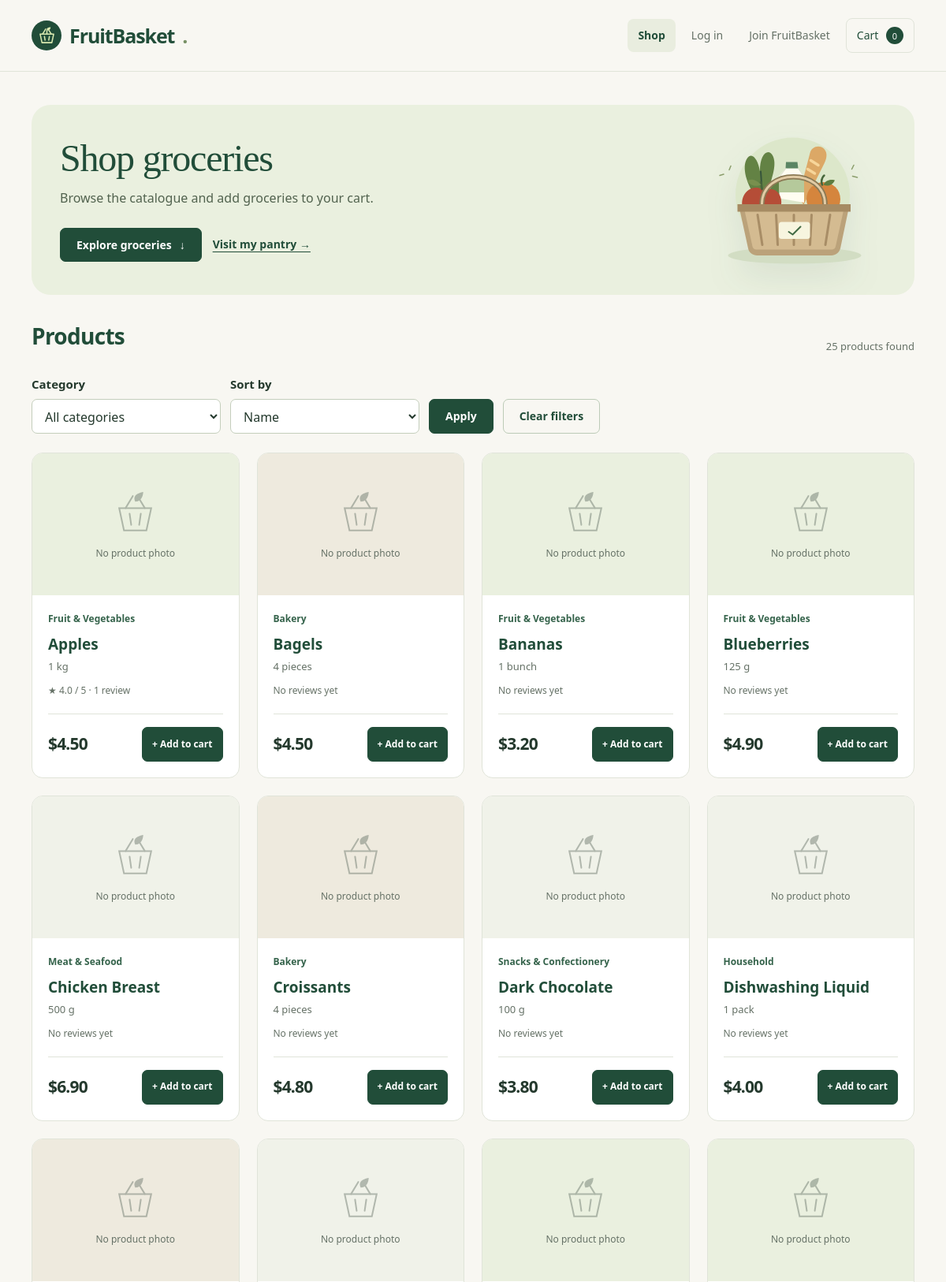
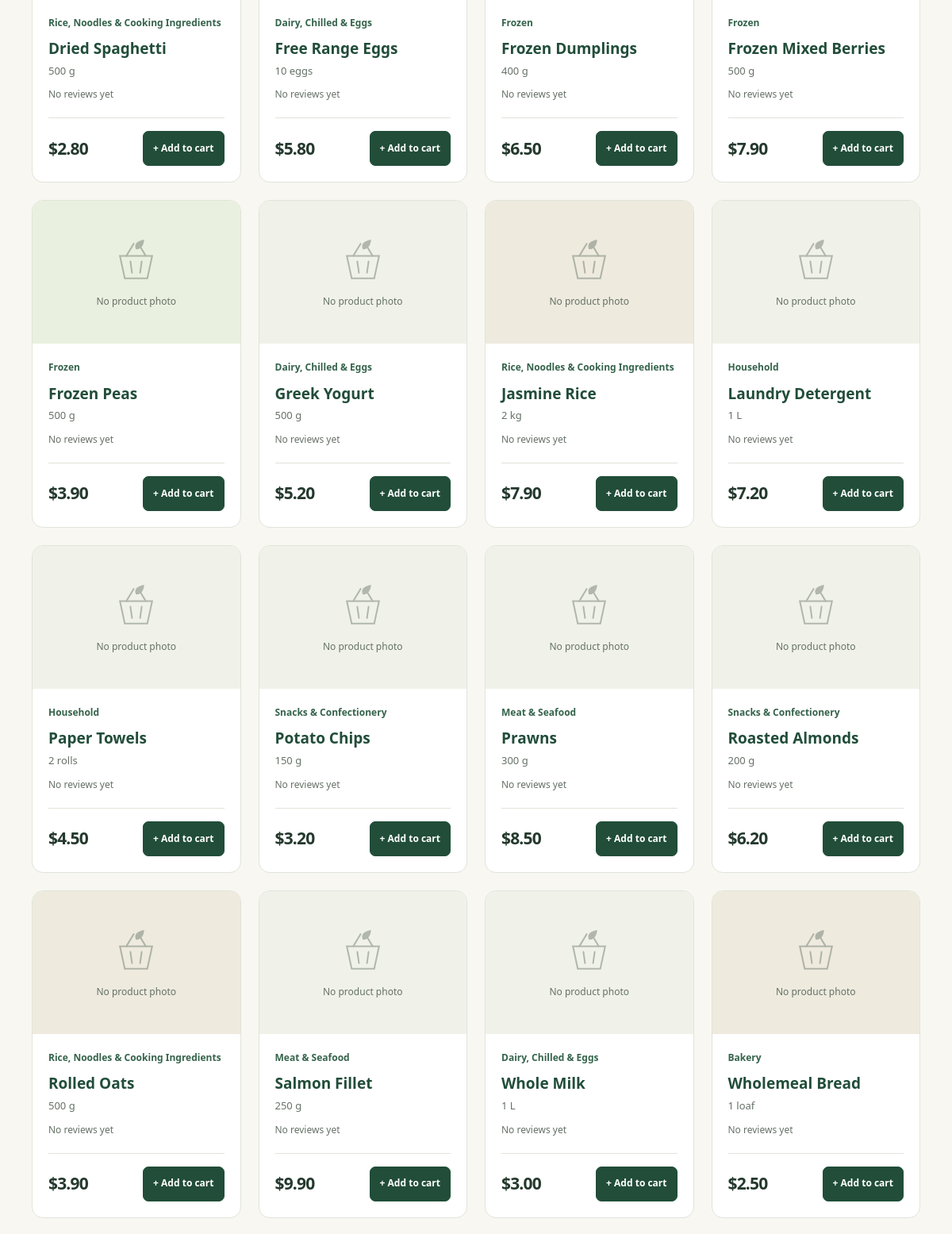
/store/ (upper part), run on the app's committed database (2 pictures, top to bottom).
### adminpanel/models.py (models this page shows, shortened)
class Product(models.Model):
    CATEGORY = [
        ('dairy', 'Dairy, Chilled & Eggs'),
        ('fruit', 'Fruit & Vegetables'),
        ('meat', 'Meat & Seafood'),
        ('bakery', 'Bakery'),
        ('rice', 'Rice, Noodles & Cooking Ingredients'),
        ('snacks', 'Snacks & Confectionery'),
        ('frozen', 'Frozen'),
        ('household', 'Household')
    ]
    Pid = models.CharField(max_length=5, primary_key=True)
    Pname = models.CharField(max_length=200)
    Pcategory = models.CharField(max_length=20, choices=CATEGORY)
    Psize = models.CharField(max_length=30)
    Pprice = models.FloatField()
    Plowstock = models.IntegerField(validators=[MinValueValidator(0)])
    Ptargetstock = models.PositiveIntegerField(null=True, blank=True, verbose_name='Target stock level')
    Pbulkquantity = models.PositiveIntegerField(null=True, blank=True, validators=[MinValueValidator(2)], verbose_name='Bulk quantity threshold')
    Pbulkprice = models.FloatField(null=True, blank=True, verbose_name='Bulk unit price')
    Pactive = models.BooleanField(default=True)
    Pimage = models.ImageField(upload_to='products/', blank=True, null=True)
    Pexpirydays = models.PositiveIntegerField(default=0)
    class Meta:
        constraints = [
            models.CheckConstraint(
                check=models.Q(Pprice__gt=0),
                name='Pprice_greater_than_zero'
            ),
            models.CheckConstraint(
                check=models.Q(Plowstock__gte=0),
                name='Plowstock_not_negative'
            ),
            models.CheckConstraint(condition=models.Q(Ptargetstock__isnull=True) | models.Q(Ptargetstock__gte=models.F('Plowstock')), name='product_target_at_least_low'),
            models.CheckConstraint(condition=(models.Q(Pbulkquantity__isnull=True, Pbulkprice__isnull=True) | models.Q(Pbulkquantity__isnull=False, Pbulkprice__isnull=False, Pbulkquantity__gte=2, Pbulkprice__gt=0, Pbulkprice__lte=models.F('Pprice'))), name='product_bulk_settings_valid')
        ]

### store/views.py (the view)
# urls.py: path('', views.index, name='adminpanel_index'),
def index(request):
    remove_expiring_stock()
    products = Product.objects.filter(Pactive=True).annotate(
        rating=Avg('product_items__Irating'),
        reviews=Count('product_items__Irating')
    )
    category = request.GET.get('category', '')
    if category not in dict(Product.CATEGORY):
        category = ''
    if category:
        products = products.filter(Pcategory=category)
    sort = request.GET.get('sort', 'name')
    sort_options = {
        'name': ('Pname', 'Pid'),
        'price_asc': ('Pprice', 'Pname', 'Pid'),
        'price_desc': ('-Pprice', 'Pname', 'Pid'),
    }
    if sort not in sort_options:
        sort = 'name'
    products = products.order_by(*sort_options[sort])
    return render(request, 'store/index.html', {
        'products': products,
        'categories': Product.CATEGORY,
        'selected_category': category,
        'selected_sort': sort,
    })

### adminpanel/views.py (called while the page is built)
def remove_expiring_stock():
    today = timezone.localdate()
    removed = 0
    for product in Product.objects.all():
        cutoff = today + timedelta(days=product.Pexpirydays)
        removed += Item.objects.filter(Iproduct=product, Istatus='available', Iexpiry__lt=cutoff).update(
            Istatus='expired',
            Ifinished=today
        )
    return removed

### store/templates/store/index.html (shortened to what this page needs)
{% extends 'store/store_base.html' %}
{% block page_class %}fb-store-page fb-shop-page{% endblock %}
{% block content %}
    <section class="fb-hero">
        <div>
            <h1>Shop groceries</h1>
            <p>Browse the catalogue and add groceries to your cart.</p>
            <div class="fb-actions">
                <a class="fb-button" href="#groceries">Explore groceries <span aria-hidden="true">&darr;</span>
                </a>
                <a class="fb-text-link" href="/store/pantry">Visit my pantry &rarr;</a>
            </div>
        </div>
        {% include 'grocery_art.html' %}
    </section>
    <section id="groceries">
        <div class="fb-section-heading">
            <div>
                <h2>Products</h2>
            </div>
            <span class="fb-help">{{ products|length }} product{{ products|length|pluralize }} found</span>
        </div>
        <form class="fb-shop-filters" method="get" action="{% url 'store_index' %}#groceries">
            <div class="fb-field">
                <label for="category">Category</label>
                <select id="category" name="category">
                    <option value="">All categories</option>
                </select>
            </div>
            <div class="fb-field">
                <label for="sort">Sort by</label>
                <select id="sort" name="sort">
                    <option value="name" {% if selected_sort == 'name' %}selected{% endif %}>Name</option>
                </select>
            </div>
            <div class="fb-shop-filter-actions">
                <button type="submit">Apply</button>
                <a class="fb-button secondary" href="{% url 'store_index' %}#groceries">Clear filters</a>
            </div>
        </form>
        <div class="fb-product-grid">
            {% for product in products %}
                <article class="fb-product fb-product-{{ product.Pcategory }}">
                    <div class="fb-product-image">
                        {% if product.Pimage %}
                            <img src="{{ product.Pimage.url }}" alt="{{ product.Pname }}" loading="lazy">
                        {% else %}
                            <div class="fb-placeholder">
                                No product photo</div>
                        {% endif %}
                    </div>
                    <div class="fb-product-info">
                        <p class="fb-eyebrow">{{ product.get_Pcategory_display }}</p>
                        <h3>{{ product.Pname }}</h3>
                        <p class="fb-product-size">{{ product.Psize }}</p>
                        <p class="fb-rating">
                            {% if product.reviews > 0 %}
                                <span aria-hidden="true">&#9733;</span> {{ product.rating|floatformat:1 }} / 5 &middot; {{ product.reviews }} review{{ product.reviews|pluralize }}{% else %}No reviews yet{% endif %}
                        </p>
                        <div class="fb-product-bottom">
                            <span class="fb-price">${{ product.Pprice|floatformat:2 }}</span>
                            <form action="/store/cart/{{ product.Pid }}" method="post">
                                <button type="submit" aria-label="Add {{ product.Pname }} to cart">+ Add to cart</button>
                            </form>
                        </div>
                    </div>
                </article>
            {% empty %}
                <div class="fb-empty">
                    <h3>No products found</h3>
                    <p>Try another category or clear your filters to see all products.</p>
                </div>
            {% endfor %}
        </div>
    </section>
{% endblock %}

### store/templates/store/store_base.html (shortened to what this page needs)
{% load static %}
<!doctype html>
<html lang="en">
    <head>
        <link rel="stylesheet" href="{% static 'css/bootstrap.min.css' %}">
        <link rel="stylesheet" href="{% static 'css/fruitbasket.css' %}">
    </head>
    <body class="fb-app {% block page_class %}{% endblock %}">
        <header class="fb-header">
            <div class="fb-shell fb-header-inner">
                {% include 'store/store_header.html' %}
                <nav aria-label="Main navigation">
                    {% include 'store/store_navigation.html' %}
                </nav>
            </div>
        </header>
        <div class="fb-shell fb-layout">
            <main class="fb-content" id="main-content">
                {% block content %}
                {% endblock %}
            </main>
        </div>
    </body>
</html>

### store/templates/store/store_header.html
{% include 'brand.html' %}

### fruitbasketproj/templates/brand.html
<a class="fb-brand" href="/" aria-label="FruitBasket home">
    <span class="fb-brand-mark" aria-hidden="true">
        <svg viewBox="0 0 32 32" fill="none">
            <path d="M5 13h22l-3 14H8L5 13Z" stroke="currentColor" stroke-width="2" stroke-linejoin="round"/>
            <path d="m9 13 5-8m9 8-5-8M12 17l1 6m7-6-1 6M16 13V7" stroke="currentColor" stroke-width="2" stroke-linecap="round"/>
            <path d="M16 7c-2-5 6-5 6-5s0 6-6 5Z" fill="currentColor"/>
        </svg>
    </span>FruitBasket<span style="color:#779065">.</span>
</a>

### store/templates/store/store_navigation.html (shortened to what this page needs)
<ul class="fb-nav-list">
    <li>
        <a class="{% if request.path == '/store/' %}is-active{% endif %}" {% if request.path == '/store/' %}aria-current="page"{% endif %} href="/store/">Shop</a>
    </li>
    {% if request.session.Cid %}
        <li>
            <a class="{% if '/store/pantry' in request.path %}is-active{% endif %}" {% if '/store/pantry' in request.path %}aria-current="page"{% endif %} href="/store/pantry">My pantry</a>
        </li>
        <li>
            <a class="{% if '/store/restock' in request.path %}is-active{% endif %}" {% if '/store/restock' in request.path %}aria-current="page"{% endif %} href="{% url 'restock' %}">Restock</a>
        </li>
        <li>
            <a class="{% if '/store/orders' in request.path %}is-active{% endif %}" {% if '/store/orders' in request.path %}aria-current="page"{% endif %} href="/store/orders">My orders</a>
        </li>
        <li>
            <form action="/store/logout" method="post">
                {% csrf_token %}
                <button class="fb-nav-logout" type="submit">Log out</button>
            </form>
        </li>
    {% else %}
        <li>
            <a class="{% if request.path == '/store/login' %}is-active{% endif %}" href="/store/login">Log in</a>
        </li>
        <li>
            <a class="{% if request.path == '/store/signup' %}is-active{% endif %}" href="/store/signup">Join FruitBasket</a>
        </li>
    {% endif %}
    <li>
        <a class="nav-cart " href="/store/cart">Cart <span class="fb-count" aria-label="{{ request.session.cart|length }} product types">{{ request.session.cart|length }}</span>
        </a>
    </li>
</ul>

### fruitbasketproj/templates/grocery_art.html (shortened to what this page needs)
<div class="fb-hero-art" aria-label="Illustration of a basket filled with colourful groceries" role="img">
</div>

### data on the page
Product: shows "No product photo", Pcategory "Fruit & Vegetables", Pname "Apples", Psize "1 kg", rating "4.0", reviews "1", Pprice "4.50"
Product: Pimage "No product photo", Pcategory "Bakery", Pname "Bagels", Psize "4 pieces", shows "No reviews yet", Pprice "4.50"
Product: Pimage "No product photo", Pcategory "Fruit & Vegetables", Pname "Bananas", Psize "1 bunch", shows "No reviews yet", Pprice "3.20"
Product: Pimage "No product photo", Pcategory "Fruit & Vegetables", Pname "Blueberries", Psize "125 g", shows "No reviews yet", Pprice "4.90"
Product: Pimage "No product photo", Pcategory "Meat & Seafood", Pname "Chicken Breast", Psize "500 g", shows "No reviews yet", Pprice "6.90"
Product: Pimage "No product photo", Pcategory "Bakery", Pname "Croissants", Psize "4 pieces", shows "No reviews yet", Pprice "4.80"
Product: Pimage "No product photo", Pcategory "Snacks & Confectionery", Pname "Dark Chocolate", Psize "100 g", shows "No reviews yet", Pprice "3.80"
Product: shows "No product photo", Pcategory "Household", Pname "Dishwashing Liquid", Psize "1 pack", shows "No reviews yet", Pprice "4.00"
Product: Pimage "No product photo", Pcategory "Rice, Noodles & Cooking Ingredients", Pname "Dried Spaghetti", Psize "500 g", shows "No reviews yet", Pprice "2.80"
Product: Pimage "No product photo", Pcategory "Dairy, Chilled & Eggs", Pname "Free Range Eggs", Psize "10 eggs", shows "No reviews yet", Pprice "5.80"
Product: Pimage "No product photo", Pcategory "Frozen", Pname "Frozen Dumplings", Psize "400 g", shows "No reviews yet", Pprice "6.50"
Product: Pimage "No product photo", Pcategory "Frozen", Pname "Frozen Mixed Berries", Psize "500 g", shows "No reviews yet", Pprice "7.90"
Product: Pimage "No product photo", Pcategory "Frozen", Pname "Frozen Peas", Psize "500 g", shows "No reviews yet", Pprice "3.90"
Product: Pimage "No product photo", Pcategory "Dairy, Chilled & Eggs", Pname "Greek Yogurt", Psize "500 g", shows "No reviews yet", Pprice "5.20"
Product: Pimage "No product photo", Pcategory "Rice, Noodles & Cooking Ingredients", Pname "Jasmine Rice", Psize "2 kg", shows "No reviews yet", Pprice "7.90"
Product: Pimage "No product photo", Pcategory "Household", Pname "Laundry Detergent", Psize "1 L", shows "No reviews yet", Pprice "7.20"
Product: Pimage "No product photo", Pcategory "Household", Pname "Paper Towels", Psize "2 rolls", shows "No reviews yet", Pprice "4.50"
Product: Pimage "No product photo", Pcategory "Snacks & Confectionery", Pname "Potato Chips", Psize "150 g", shows "No reviews yet", Pprice "3.20"
Product: Pimage "No product photo", Pcategory "Meat & Seafood", Pname "Prawns", Psize "300 g", shows "No reviews yet", Pprice "8.50"
Product: Pimage "No product photo", Pcategory "Snacks & Confectionery", Pname "Roasted Almonds", Psize "200 g", shows "No reviews yet", Pprice "6.20"
Product: Pimage "No product photo", Pcategory "Rice, Noodles & Cooking Ingredients", Pname "Rolled Oats", Psize "500 g", shows "No reviews yet", Pprice "3.90"
Product: Pimage "No product photo", Pcategory "Meat & Seafood", Pname "Salmon Fillet", Psize "250 g", shows "No reviews yet", Pprice "9.90"
Product: shows "No product photo", Pcategory "Dairy, Chilled & Eggs", Pname "Whole Milk", Psize "1 L", shows "No reviews yet", Pprice "3.00"
Product: shows "No product photo", Pcategory "Bakery", Pname "Wholemeal Bread", Psize "1 loaf", shows "No reviews yet", Pprice "2.50"

### other printed values
{{ request.session.cart|length }} "0"
{{ products|length }} "25"
